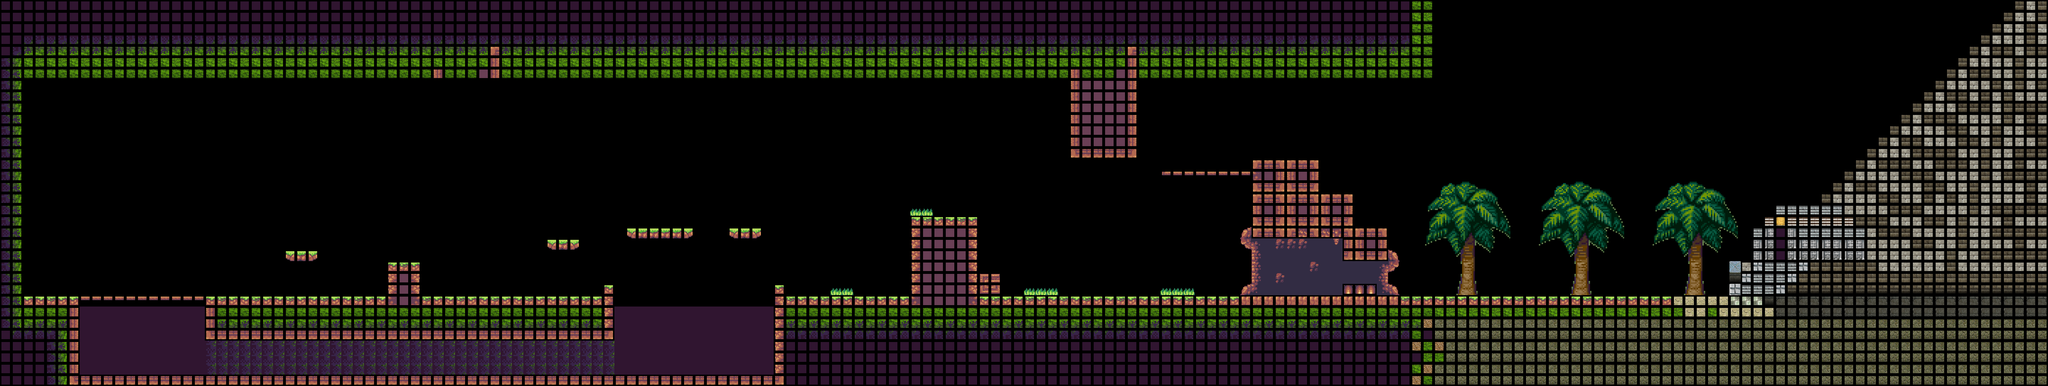

This is a level from a 2D game, rendered from its Tiled map with the project's own tilesets. A one-line summary and the map file follow, with tile-layer data summarised:
An orthogonal 180x34 tile map with 32x32 px tiles, 2 tile layers (1st_Main, 1st_collision), 4 hidden layers not drawn, 2 tilesets.

<map version="1.4" tiledversion="2020.11.25" orientation="orthogonal" renderorder="right-down" width="180" height="34" tilewidth="32" tileheight="32" infinite="0" nextlayerid="10" nextobjectid="1">
 <editorsettings>
  <export target="../map.csv" format="csv" />
 </editorsettings>
 <tileset firstgid="1" source="../tsx/collision.tsx" />
 <tileset firstgid="4" source="../tsx/brock01.tsx" />
 <layer id="6" name="BackGround2" width="180" height="34" visible="0">
  <data>[6120 cells, 0 non-empty, 0 distinct tile ids]</data>
 </layer>
 <layer id="9" name="2nd_Main" width="180" height="34" visible="0">
  <data>[6120 cells, 3031 non-empty, 137 distinct tile ids]</data>
 </layer>
 <layer id="4" name="2nd_collision" width="180" height="34" visible="0">
  <data>[6120 cells, 6120 non-empty, 3 distinct tile ids]</data>
 </layer>
 <layer id="5" name="Background1" width="180" height="34" visible="0">
  <data>[6120 cells, 537 non-empty, 31 distinct tile ids]</data>
 </layer>
 <layer id="1" name="1st_Main" width="180" height="34">
  <data>[6120 cells, 3211 non-empty, 162 distinct tile ids]</data>
 </layer>
 <layer id="3" name="1st_collision" width="180" height="34">
  <data>[6120 cells, 6119 non-empty, 3 distinct tile ids]</data>
 </layer>
</map>